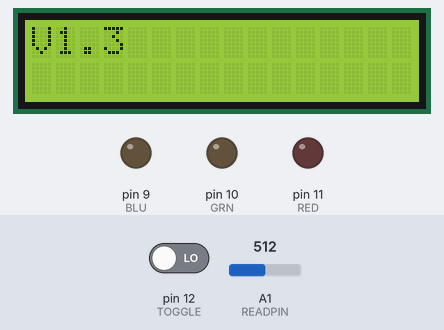
Recording of a sketch running on a simulated Arduino Uno, built with avr-gcc and run on an emulated ATmega328P. Parts: 16×2 character LCD, output pins drawn as LEDs (lit = HIGH). The inputs (shaded band) are chosen by the test bench; at power-on: pin 12 (TOGGLE) LOW, A1 (READPIN) = 512.

Above: at 3.4 s.
3.5 s: pin 12 (TOGGLE) driven HIGH
At 3.65 s:
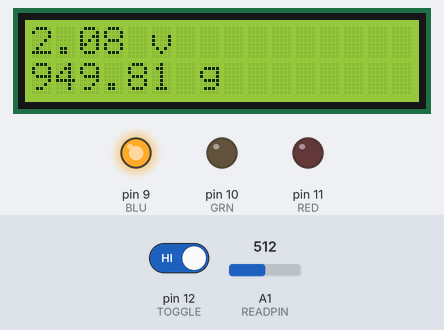
5.9 s: A1 (READPIN) set to 366
At 6.06 s:
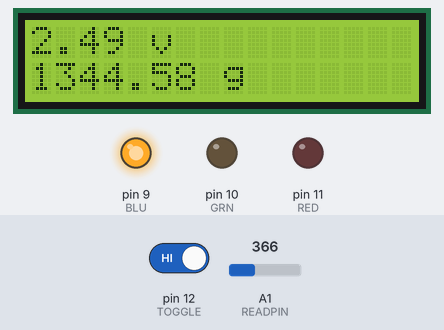
8.9 s: A1 (READPIN) set to 338
At 9.71 s:
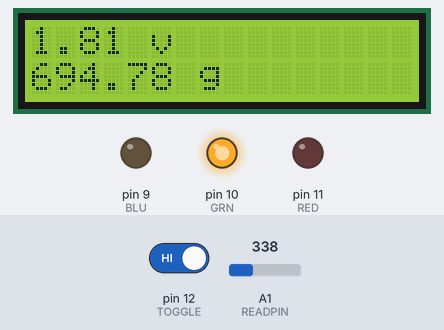
11.9 s: A1 (READPIN) set to 278
At 12.16 s:
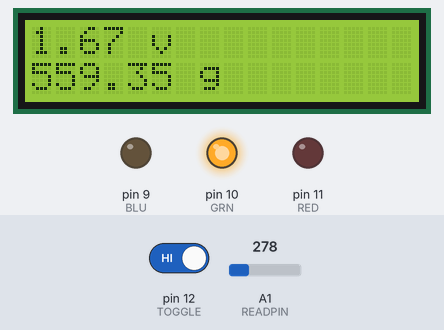
13.5 s: A1 (READPIN) set to 250
At 15.22 s:
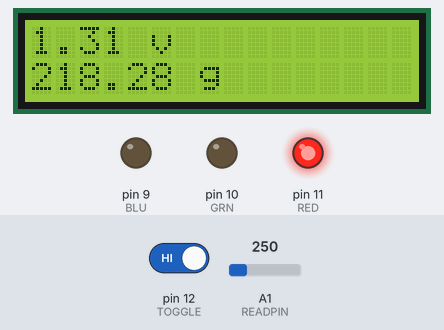
16.5 s: A1 (READPIN) set to 210
At 28.5 s:
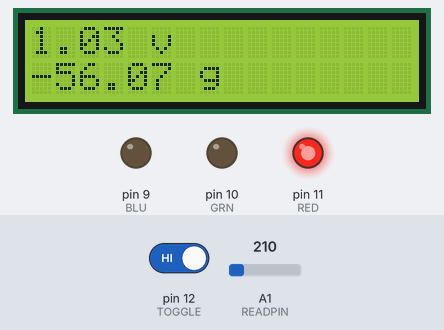
Timing chart, 0 to 30.0 s (numbered marks = the images above; inputs shaded):
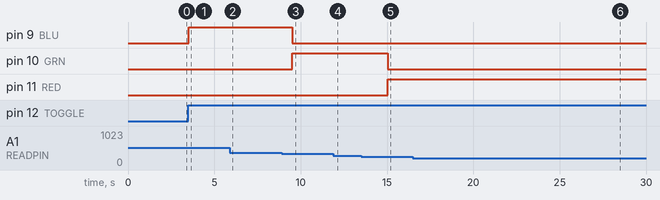

Measured:
- the behaviour switches between 353 and 352 on A1 (READPIN) (found by bisection; images 2 and 3)
- the behaviour switches between 260 and 259 on A1 (READPIN) (found by bisection; images 4 and 5)
- after the input at 3.5 s, pin 9 (BLU): LOW → HIGH at once; the display: changes at once (image 1)
- after the input at 8.9 s, pin 9 (BLU): HIGH → LOW after 0.61 s instead of 1.1 s; pin 10 (GRN): LOW → HIGH after 0.61 s instead of 1.1 s
- after the input at 13.5 s, pin 10 (GRN): HIGH → LOW after 1.5 s; pin 11 (RED): LOW → HIGH after 1.5 s

The sketch:

V1.3.ino
```cpp
/* INITIAL DATA TESTING SCRIPT */
#include <LiquidCrystal.h>
#include <Filters.h>


#define READPIN A1
const int RS=2, E=3, D4=5, D5=6, D6=7, D7=8; //LCD Pins
const int RED=11, GRN=10, BLU=9; //LED Pins

const int TOGGLE = 12;
/*Weight ranges in GRAMS, R1 <= R2*/

//RED
const double R1_MIN = 30;
const double R1_MAX = 220;

//GREEN
const double R2_MIN = 180;
const double R2_MAX = 700;

//BLUE
const double R3_MIN = 700;
const double R3_MAX = 1000;

double offset = 0; //offset reading for sensor
const int INIT_TESTS = 1000;
; //amount of times for the microcontroller to measure data from the sensor. Its all averaged out

double data, mass;

FilterOnePole stage0(LOWPASS, 1, 0);
FilterOnePole stage1(LOWPASS, 0.3, 0);
RunningStatistics avg;

LiquidCrystal lcd(RS, E, D4, D5, D6, D7);

void setup() {
  double init_avg = 0;
  pinMode(RED, OUTPUT);
  pinMode(GRN, OUTPUT);
  pinMode(BLU, OUTPUT);
  digitalWrite(RED, LOW);
  digitalWrite(GRN, LOW);
  digitalWrite(BLU, LOW);
  pinMode(TOGGLE, INPUT);
  lcd.begin(16, 12);
  lcd.setCursor(0, 0);
  lcd.print("INIT...");
  delay(1000);
  for (int i=0; i<INIT_TESTS; i++) {
    stage0.input(analogRead(READPIN));
    stage1.input(stage0.output());
    avg.input(stage1.output());
  }
  zero(avg.mean());
  lcd.clear();
  lcd.setCursor(0, 0);
  lcd.print("V1.3");

  Serial.begin(9600);
}

void loop() {
  stage0.input(analogRead(READPIN));
  stage1.input(stage0.output());
  avg.input(stage1.output());
  data = avg.mean();
  mass = dig_to_mass(data);

  boolean interrupt = false; //button pressed?
  while (interrupt == false) {
    if (digitalRead(TOGGLE) == HIGH) {
      lcd.clear();
      lcd.setCursor(0, 0);
      lcd.print(data*(5/1023.0));
      lcd.print(" v");
      lcd.setCursor(0, 1);
      lcd.print(mass);
      lcd.print(" g");
      if ((mass > R1_MIN) && (mass < R1_MAX)) {
        digitalWrite(RED, HIGH);
        digitalWrite(GRN, LOW);
        digitalWrite(BLU, LOW);
      }
      else if ((mass > R2_MIN) && (mass < R2_MAX)) {
        digitalWrite(RED, LOW);
        digitalWrite(GRN, HIGH);
        digitalWrite(BLU, LOW);
      }
      else if ((mass > R3_MIN) && (mass < R3_MAX)) {
        digitalWrite(RED, LOW);
        digitalWrite(GRN, LOW);
        digitalWrite(BLU, HIGH);
      }
      interrupt = true;
    }
  }
}

double dig_to_mass(double data) {
  return (data - 222)/0.214;
}

void zero(double data) {
  offset = data;
}
```
